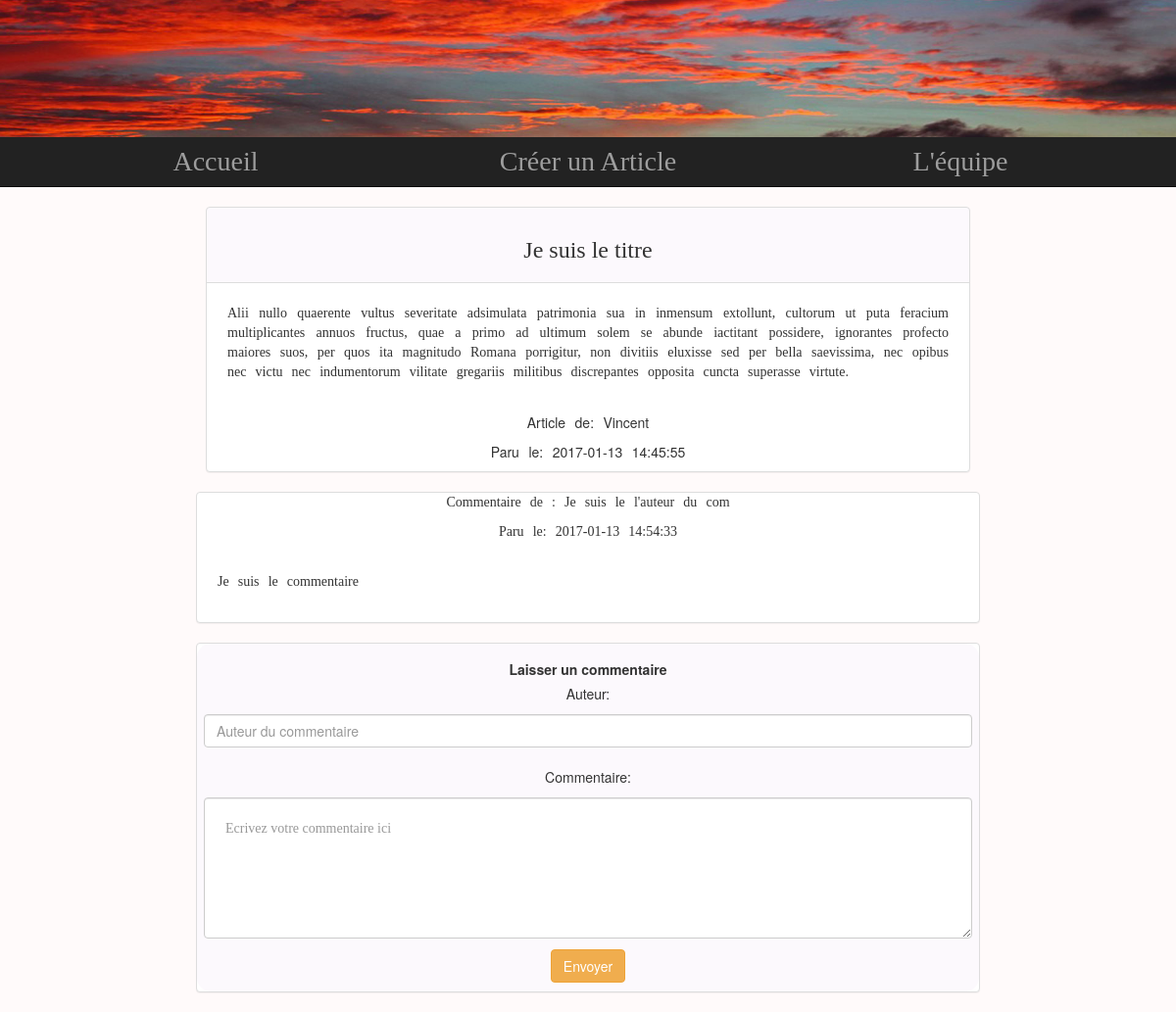
The app's page /comments.php?id=39 with its own data.
### tables this page shows
CREATE TABLE `articles` (
  `id` int(11) NOT NULL,
  `author` varchar(255) NOT NULL,
  `title` varchar(255) NOT NULL,
  `text` text NOT NULL,
  `date` datetime NOT NULL
);

CREATE TABLE `comments` (
  `id` int(11) NOT NULL,
  `author` varchar(255) NOT NULL,
  `comment` text NOT NULL,
  `date` datetime NOT NULL,
  `id_articles` int(11) NOT NULL
);

### comments.php (the view, shortened to what this page needs)
<!DOCTYPE html>
<html>
<head>
    <link rel="stylesheet" href="Bootstrap/css/bootstrap.css">
</head>
<body>
<img src="css/sunset.jpg" alt="image0.jpg" style="    width: 100%; height: 10em;">
  <nav class="navbar navbar-inverse navbar-static-top" role="navigation">
            <div class="container">
	 <div class="collapse navbar-collapse" id="bs-example-navbar-collapse-1">
                <ul class="nav navbar-nav">
                    <li class="col-sm-4"><a href="index.php">Accueil</a></li>
                    <li class="col-sm-4"><a href="articles.php">Créer un Article</a></li>
                    <li class="col-sm-4"><a href="equipe.php">L'équipe</a></li>
                </ul>
            </div>
					</div>
        </nav>
    <?php
    try{
        $bdd = new PDO('mysql:host=localhost;dbname=blog_final;charset=utf8', 'root', '');
    }
    catch (Exception $e)
    {
        die('Erreur : ' . $e->getMessage());
    }
    if(isset($_GET['id']))
    {
        $reponses = $bdd->query('SELECT * FROM articles where id="'.$_GET['id'].' " ');
        $articles = $reponses -> fetch(PDO::FETCH_ASSOC);
    }
    ?>
    <div class="container-fluid">
      <div class="panel panel-default col-sm-8 col-sm-offset-2" id="container" >
                  <div id="comp" class="panel-heading"><h3><?php echo (isset($articles['title'])) ? $articles['title'] : "Article not exist" ; ?></h3></div>
                <p id="comment">
                    <?php echo (isset($articles['text'])) ? $articles['text'] : "Article not exist"; ?>
                </p>
                <p id="author">Article de:
                    <?php echo (isset ($articles['author'])) ? $articles['author'] : "Article not exist"; ?>
                </p>
                <p id="data">Paru le:
                    <?php echo (isset($articles['date'])) ? $articles['date'] : "Article not exist"; ?>
                </p>
            </div>
        </div>
        <?php
        $req = $bdd->query("SELECT * FROM comments where id_articles=".$_GET['id']." ORDER BY id DESC;");
        $reponses = $req->fetchAll(PDO::FETCH_ASSOC);
        foreach($reponses as $reponse){
            ?>
             <div class="panel panel-default col-sm-8 col-sm-offset-2" id="container" >
            <p id="auteur">Commentaire de : <?php echo $reponse['author']; ?></p>
            <p id="date">Paru le: <?php echo $reponse['date']; ?></p>
            <p id="comment"><?php echo $reponse['comment']; ?></p>
            </div>
            <?php }
            ?>
         <div class="panel panel-default col-sm-8 col-sm-offset-2" id="container" >
        <form id="commentaire" classs="form-group" action="" method="post">
          <div ><label for="comment">Laisser un commentaire</label></br></div>
          Auteur:<input class="form-control" type="text" name="author" placeholder="Auteur du commentaire"/><br/>
          Commentaire:<textarea class="form-control" rows="5" name="comment" id="comment" placeholder="Ecrivez votre commentaire ici"></textarea>
          <button type="submit" class="btn btn-warning">Envoyer</button>
      </form>
  </div>
</body>
</html>

### comments.php (style rules this page uses)
#commentaire { text-align: center; }
#comp { text-align: center; background-color: rgba(227,195,232,0.1); }
p { word-spacing: 0.4em; }
body { background-color: #FFFAFA; }
ul.nav { width: 100%; text-align: center; }
li.col-sm-4 { font-size: 2em; }
h3 { font-family: "Britannic"; text-align: center; }
#auteur { font-family: "Rockwell"; text-align: center; }
#date { font-family: "Rockwell"; text-align: center; }
#container { padding: 0; text-align: justify; }
#comment { font-family: "Rockwell"; text-align: justify; padding: 1.5em; }
#author { text-align: center; }
#data { text-align: center; }
#commentaire { background-color: rgba(227,195,232,0.1); padding-left: 0.5em; padding-right: 0.5em; border-radius: 1em; padding-bottom: 0.6em; }
label { margin-top: 1.1em; }
a { font-family: "Rockwell"; }
input { margin-top: 0.8em; }
textarea { margin-top: 0.8em; margin-bottom: 0.8em; }

### records on screen
articles: title "Je suis le titre", text "Alii nullo quaerente vultus severitate adsimulata patrimonia sua in inmensum extollunt, cultorum ut puta feracium multiplicantes annuos fructus, quae a primo ad ultimum solem se abunde iactitant possidere, ignorantes profecto maiores suos, per quos ita magnitudo Romana porrigitur, non divitiis eluxisse sed per bella saevissima, nec opibus nec victu nec indumentorum vilitate gregariis militibus discrepantes opposita cuncta superasse virtute.", author "Vincent", date "2017-01-13 14:45:55"
comments: author "Je suis le l'auteur du com", date "2017-01-13 14:54:33", comment "Je suis le commentaire"
